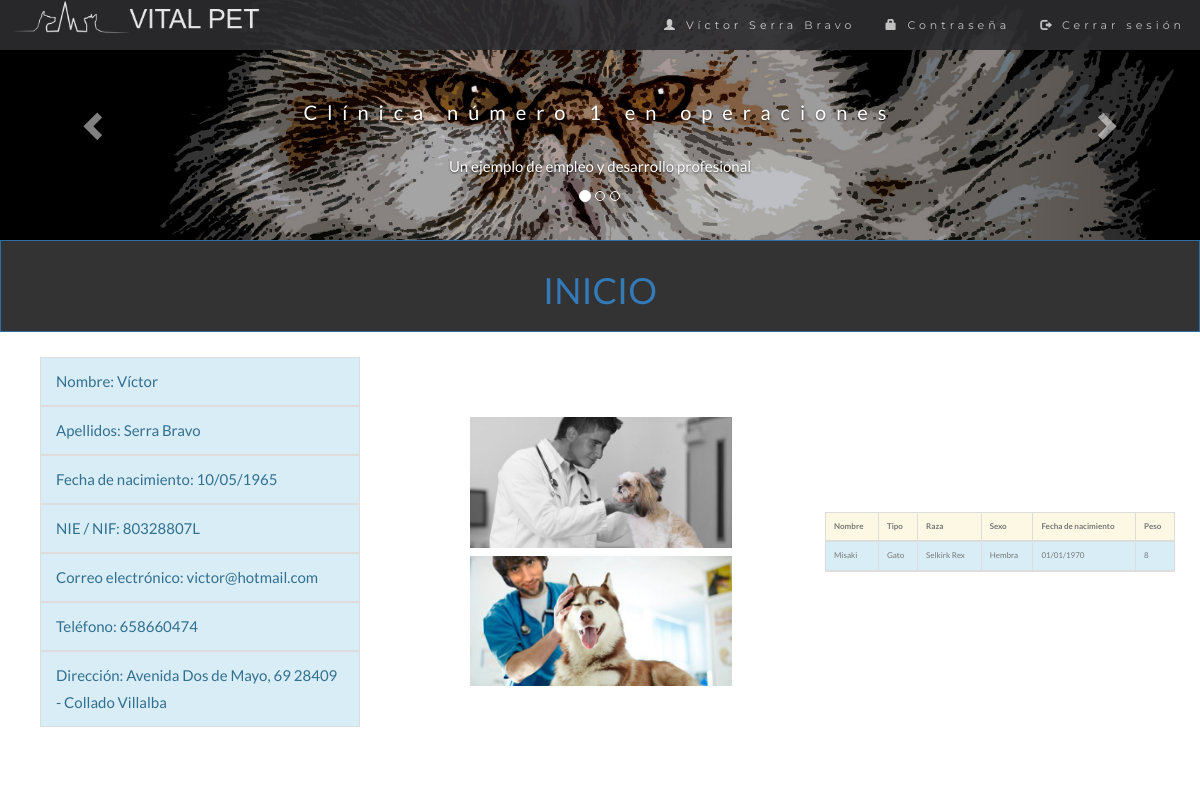
The page /VISTA/CLIENTE/vistaPerfilDelCliente.php (signed in) on the database its author committed.
### tables this page shows
CREATE TABLE `mascotas` (
  `id_mascota` int(11) NOT NULL,
  `id_cliente` int(11) NOT NULL,
  `nombre_mascota` varchar(50) NOT NULL,
  `tipo_mascota` varchar(50) NOT NULL,
  `raza_mascota` varchar(50) NOT NULL,
  `sexo_mascota` varchar(50) NOT NULL,
  `fecna_mascota` date DEFAULT NULL,
  `peso_mascota` float NOT NULL
);

CREATE TABLE `usuarios` (
  `id_usuario` int(11) NOT NULL,
  `nombre_usuario` varchar(100) NOT NULL,
  `apellidos_usuario` varchar(100) NOT NULL,
  `dni_usuario` varchar(9) NOT NULL,
  `telefono_usuario` int(11) NOT NULL,
  `correo_usuario` varchar(100) NOT NULL,
  `fecna_usuario` date NOT NULL,
  `direccion_usuario` varchar(500) NOT NULL,
  `rol_usuario` varchar(20) NOT NULL,
  `pass_usuario` varchar(2000) NOT NULL
);

### BBDD/model.php (called while the page is built, shortened)
<?php
    class Model {
        private $conexion;
        function __construct ($host, $user, $pass, $nombreBase){
            $this->conexion = new mysqli($host, $user, $pass);
                $this->conexion->set_charset("utf8");
        }
        public function ejecutarConsulta($consulta){
            $resultado = null;
            if(isset($this->conexion)){
                $resultado = $this->conexion->stmt_init();
                $resultado->prepare($consulta);
                $resultado->execute();
            }
            return $resultado;
        }
        public function devolverConsultaArray($consulta){
            $resultadoConsulta = $this->ejecutarConsulta($consulta);
            $total = null;
                if($resultadoConsulta){
                    $resultado = $resultadoConsulta->get_result();
                }
                if($resultado){
                    $fila = $resultado->fetch_array();
                    while ($fila != null){
                        $total[] = $fila;
                        $fila = $resultado->fetch_array();
                    }
                }
                return $total;
        }
        public function visualizarMascotasClientes($id){
            $consulta = "SELECT usuarios.id_usuario, usuarios.nombre_usuario, usuarios.apellidos_usuario, usuarios.dni_usuario, usuarios.telefono_usuario,
            usuarios.correo_usuario, usuarios.fecna_usuario, usuarios.direccion_usuario, mascotas.nombre_mascota, mascotas.tipo_mascota,
            mascotas.raza_mascota, mascotas.peso_mascota, mascotas.sexo_mascota, mascotas.fecna_mascota, mascotas.peso_mascota
            FROM mascotas
            INNER JOIN usuarios
            ON mascotas.id_cliente = usuarios.id_usuario
            WHERE usuarios.id_usuario = $id";
            $resultado = $this->devolverConsultaArray($consulta);
            return $resultado;
        }
    }
?>

### VISTA/CLIENTE/vistaPerfilDelCliente.php (the view, shortened to what this page needs)
<!DOCTYPE html>
<html lang="es">
  <head>
      <link rel="stylesheet" href="https://maxcdn.bootstrapcdn.com/bootstrap/3.4.0/css/bootstrap.min.css">
      <link rel="stylesheet" type="text/css" href="../../CSS/estiloClienteIndex.css">
      <link rel="stylesheet" type="text/css" href="../../CSS/estiloVistaCliente.css">
  </head>
  <body id="myPage" data-spy="scroll" data-target=".navbar" data-offset="50">
    <?php
      include "../../INCLUDE/menuCli.inc";
      echo"<button type='button' class='btn btn-primary btn-block botondesktop'><a href='../CLIENTE/index.php'><h1>INICIO</h1></a></button>";
    ?>
<div class="row papaMascota">
    <?php
        require_once '../../BBDD/model.php';
        $conexion = new Model(Config::$host, Config::$user, Config::$pass, Config::$nombreBase);
        $cliente = $conexion->visualizarMascotasClientes($_SESSION["id_usuario"]);
    ?>
        <div class='col-12 col-xs-12 col-md-4 clienteMascota'>
          <ul class='list-group'>
            <div class='row margen'>
                <div class='col-12 col-sm-12 col-md-12  col-lg-12'>
                        <li class='list-group-item list-group-item-action list-group-item-info'>Nombre: <?= $cliente[0]['nombre_usuario']?></li>
                </div>
                <div class='col-12 col-sm-12 col-md-12  col-lg-12'>
                      <li class='list-group-item list-group-item-action list-group-item-info'>Apellidos: <?= $cliente[0]['apellidos_usuario']?></li>
                </div>
                <div class='col-12 col-sm-12 col-md-12  col-lg-12'>
                        <li class='list-group-item list-group-item-action list-group-item-info'>Fecha de nacimiento: <?= date("d/m/Y", strtotime($cliente[0]['fecna_usuario']))?></li>
                </div>
                <div class='col-12 col-sm-12 col-md-12  col-lg-12'>
                      <li class='list-group-item list-group-item-action list-group-item-info'>NIE / NIF: <?= $cliente[0]['dni_usuario']?></li>
                </div>
                <div class='col-12 col-sm-12 col-md-12  col-lg-12'>
                      <li class='list-group-item list-group-item-action list-group-item-info'>Correo electrónico: <?= $cliente[0]['correo_usuario']?></li>
                </div>
                <div class='col-12 col-sm-12 col-md-12  col-lg-12'>
                      <li class='list-group-item list-group-item-action list-group-item-info'>Teléfono: <?= $cliente[0]['telefono_usuario']?></li>
                </div>
                <div class='col-12 col-sm-12 col-md-12  col-lg-12'>
                      <li class='list-group-item list-group-item-action list-group-item-info'>Dirección: <?= $cliente[0]['direccion_usuario']?></li>
                </div>
              </div>
            </ul>
          </div>
          <div class='col-12 col-xs-12 col-md-4 clienteMascotas'>
            <center>
              <div class="row">
                <div class='col-md-12 imgMascota'>
                    <img src="../../IMAGENES/vistac2.jpg" style="width:70%; height:auto;">
                </div>
                <div class='col-md-12 imgMascota'>
                     <img src="../../IMAGENES/vistac11.jpg" style="width:70%; height:auto;">
                </div>
              </div>
            </center>
          </div>
          <?php
             echo"<div class='col-12 col-xs-12 col-md-4 clienteMascota'>
             <table class = 'table table-bordered table-dark'>
               <thead>
                 <tr class='warning'>
                    <th>Nombre</th>
                    <th>Tipo</th>
                    <th>Raza</th>
                    <th>Sexo</th>
                    <th>Fecha de nacimiento</th>
                    <th>Peso</th>
                  </tr>";
                       foreach($cliente as $mascotas){
                          echo "
                          <tr class='info'>
                            <td>".$mascotas["nombre_mascota"]."</td>
                            <td>".$mascotas["tipo_mascota"]."</td>
                            <td>".$mascotas["raza_mascota"]."</td>
                            <td>".$mascotas["sexo_mascota"]."</td>
                            <td>".date("d/m/Y", strtotime($mascotas["fecna_mascota"]))."</td>
                            <td>".$mascotas["peso_mascota"]."</td>
                          </tr>";}
            ?>
                 </table>
              </div>
            </div>
  </body>
</html>

### CSS/estiloClienteIndex.css (style rules this page uses)
body { font: 400 15px/1.8 Lato, sans-serif; color: #777; }
.list-group-item:first-child { border-top-right-radius: 0; border-top-left-radius: 0; }
.list-group-item:last-child { border-bottom-right-radius: 0; border-bottom-left-radius: 0; }
.btn { padding: 10px 20px; background-color: #333; color: #f1f1f1; border-radius: 0; transition: .2s; }
.margen { margin:0px; }

### CSS/estiloVistaCliente.css (style rules this page uses)
table.table.table-bordered.table-dark { font-size:8px !important; }
.papaMascota { display:flex; align-items:center; margin:0px !important; }
.clienteMascota { padding:25px !important; }
.clienteMascotas { padding:25px !important; }
.imgMascota { margin: 1px; padding: 3px; }

### rows shown on the page
mascotas: id_cliente.nombre_usuario "Víctor", id_cliente.apellidos_usuario "Serra Bravo", id_cliente.fecna_usuario "10/05/1965", id_cliente.dni_usuario "80328807L", id_cliente.correo_usuario "victor@hotmail.com", id_cliente.telefono_usuario "658660474", id_cliente.direccion_usuario "Avenida Dos de Mayo, 69 28409 - Collado Villalba", nombre_mascota "Misaki", tipo_mascota "Gato", raza_mascota "Selkirk Rex", sexo_mascota "Hembra", fecna_mascota "01/01/1970", peso_mascota "8"

### other values the page prints
$_SESSION['usuario'] "Víctor Serra Bravo"
